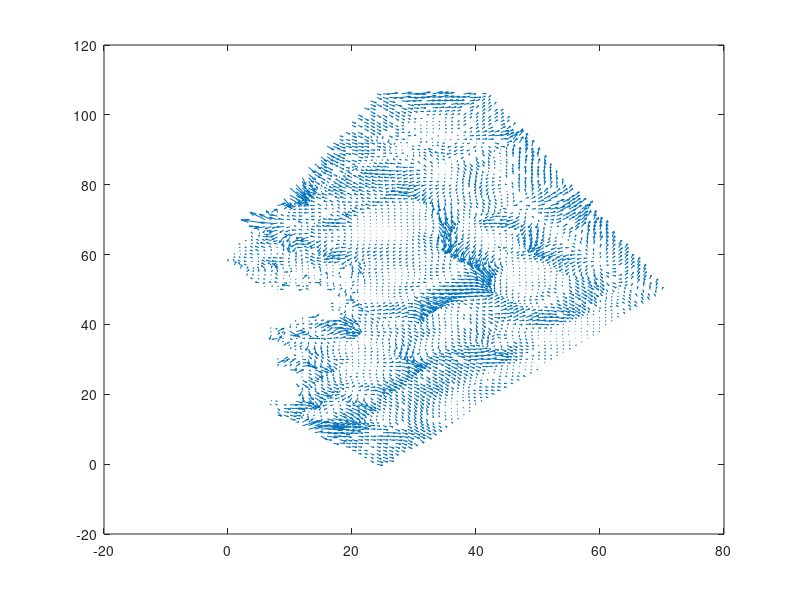

Source code (MATLAB):
function visualizerTour()
    vizualizeVectorFiled()
    %vizualizeSourceNodes()
    %vizualizeTour()
end

function vizualizeTour()
    m = csvread('H:\Study\MUN\SAT\Code\Psuedo Boolean\sat4j-pbs\RichardAdamDataVisualize\tourForMatlab.txt'); 
    X =  m(:,1);
    Y =  m(:,2);
    U =  m(:,3);
    V =  m(:,4);
    quiver(X,Y,U,V,0, 'LineWidth', 2.5)

end

function vizualizeSourceNodes()
    nodes = csvread('H:\Study\MUN\SAT\Code\Psuedo Boolean\sat4j-pbs\RichardAdamDataVisualize\AdamSourceNodes.dat'); 
    nodesX =  nodes(:,1);
    nodesY =  nodes(:,2);
    
    s = 100;
    scatter(nodesX,nodesY,s,'O', 'MarkerEdgeColor','g','MarkerFaceColor','k', 'LineWidth',0.75)
    
    
    dim = size(nodesX);
    len = dim(1)
    nodeCounter = 1;
    for i=1:len,
        x = nodesX(i);
        y = nodesY(i);        
        text(x+1,y+1,int2str(nodeCounter), 'FontSize', 20, 'FontWeight', 'bold');
        nodeCounter = nodeCounter + 1;
    end
end

function vizualizeVectorFiled()
    m = csvread('cellMeanVectorsDump.txt'); 
    X =  m(:,1);
    Y =  m(:,2);
    U =  m(:,3)
    V =  m(:,4);
    
    % Scaling vectors
    U = U.*15;
    V = V.*15;
    figure;
    quiver(X,Y,U,V,0)
    hold on  
    s = 3;
    %scatter(X,Y,s,'O', 'MarkerEdgeColor','b','MarkerFaceColor','c', 'LineWidth',0.75)
    %scatter(X + U,Y + V,s,'O', 'MarkerEdgeColor','b','MarkerFaceColor','r', 'LineWidth',0.75)

end



